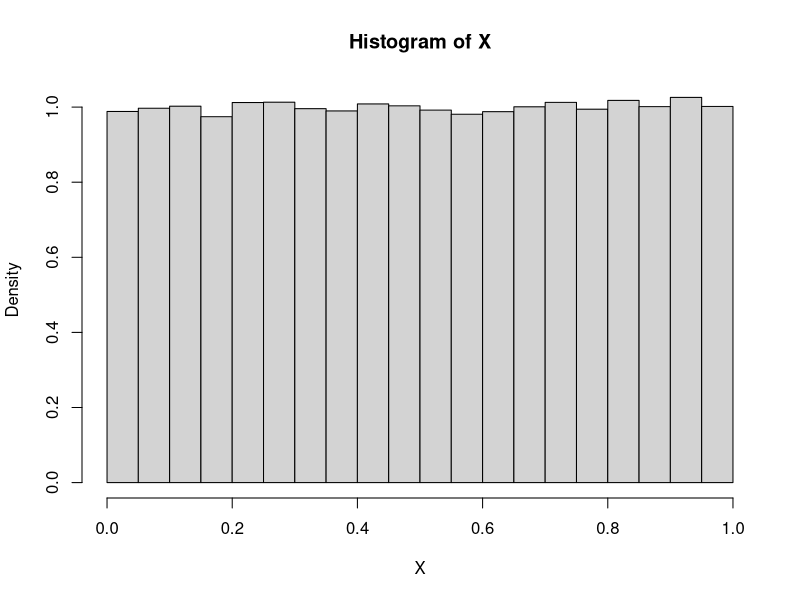
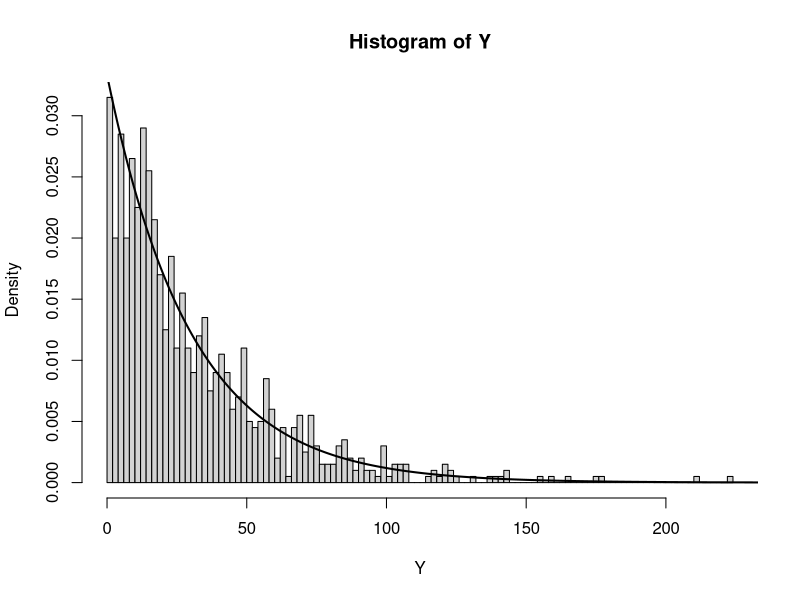

Write R code to recreate these figures, in order.
#Y~exp(30), then F(Y)~U[0,1]

n<-10^5
Y<-rexp(n,rate=1/30) #samples of Y
X<-1-exp(-Y/30) #samples of X
hist(X,freq=F) #empirical distribution of X

#X~U[0,1], then F^(-1)(X)~exp(30)
n<-1000
X<-runif(n)
Y<- -30*log(X)
hist(Y,freq=F,nclass=100)
x<-seq(0,500,by=0.1)
lines(x,1/30*exp(-x/30),type='l',lwd=2)